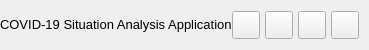
           <widget class="QFrame" name="contentTopBg">
            <property name="minimumSize">
             <size>
              <width>0</width>
              <height>50</height>
             </size>
            </property>
            <property name="maximumSize">
             <size>
              <width>16777215</width>
              <height>50</height>
             </size>
            </property>
            <property name="frameShape">
             <enum>QFrame::NoFrame</enum>
            </property>
            <property name="frameShadow">
             <enum>QFrame::Raised</enum>
            </property>
            <layout class="QHBoxLayout" name="horizontalLayout">
             <property name="spacing">
              <number>0</number>
             </property>
             <property name="leftMargin">
              <number>0</number>
             </property>
             <property name="topMargin">
              <number>0</number>
             </property>
             <property name="rightMargin">
              <number>10</number>
             </property>
             <property name="bottomMargin">
              <number>0</number>
             </property>
             <item>
              <widget class="QFrame" name="leftBox">
               <property name="sizePolicy">
                <sizepolicy hsizetype="Expanding" vsizetype="Preferred">
                 <horstretch>0</horstretch>
                 <verstretch>0</verstretch>
                </sizepolicy>
               </property>
               <property name="frameShape">
                <enum>QFrame::NoFrame</enum>
               </property>
               <property name="frameShadow">
                <enum>QFrame::Raised</enum>
               </property>
               <layout class="QHBoxLayout" name="horizontalLayout_3">
                <property name="spacing">
                 <number>0</number>
                </property>
                <property name="leftMargin">
                 <number>0</number>
                </property>
                <property name="topMargin">
                 <number>0</number>
                </property>
                <property name="rightMargin">
                 <number>0</number>
                </property>
                <property name="bottomMargin">
                 <number>0</number>
                </property>
                <item>
                 <widget class="QLabel" name="titleRightInfo">
                  <property name="sizePolicy">
                   <sizepolicy hsizetype="Preferred" vsizetype="Expanding">
                    <horstretch>0</horstretch>
                    <verstretch>0</verstretch>
                   </sizepolicy>
                  </property>
                  <property name="maximumSize">
                   <size>
                    <width>16777215</width>
                    <height>45</height>
                   </size>
                  </property>
                  <property name="font">
                   <font>
                    <family>Segoe UI</family>
                    <pointsize>10</pointsize>
                    <weight>50</weight>
                    <italic>false</italic>
                    <bold>false</bold>
                   </font>
                  </property>
                  <property name="text">
                   <string>COVID-19 Situation Analysis Application</string>
                  </property>
                  <property name="alignment">
                   <set>Qt::AlignLeading|Qt::AlignLeft|Qt::AlignVCenter</set>
                  </property>
                 </widget>
                </item>
               </layout>
              </widget>
             </item>
             <item alignment="Qt::AlignRight">
              <widget class="QFrame" name="rightButtons">
               <property name="minimumSize">
                <size>
                 <width>0</width>
                 <height>28</height>
                </size>
               </property>
               <property name="frameShape">
                <enum>QFrame::NoFrame</enum>
               </property>
               <property name="frameShadow">
                <enum>QFrame::Raised</enum>
               </property>
               <layout class="QHBoxLayout" name="horizontalLayout_2">
                <property name="spacing">
                 <number>5</number>
                </property>
                <property name="leftMargin">
                 <number>0</number>
                </property>
                <property name="topMargin">
                 <number>0</number>
                </property>
                <property name="rightMargin">
                 <number>0</number>
                </property>
                <property name="bottomMargin">
                 <number>0</number>
                </property>
                <item>
                 <widget class="QPushButton" name="settingsTopBtn">
                  <property name="minimumSize">
                   <size>
                    <width>28</width>
                    <height>28</height>
                   </size>
                  </property>
                  <property name="maximumSize">
                   <size>
                    <width>28</width>
                    <height>28</height>
                   </size>
                  </property>
                  <property name="cursor">
                   <cursorShape>PointingHandCursor</cursorShape>
                  </property>
                  <property name="toolTip">
                   <string>Settings</string>
                  </property>
                  <property name="text">
                   <string/>
                  </property>
                  <property name="icon">
                   <iconset resource="resources.qrc">
                    <normaloff>:/icons/images/icons/icon_settings.png</normaloff>:/icons/images/icons/icon_settings.png</iconset>
                  </property>
                  <property name="iconSize">
                   <size>
                    <width>20</width>
                    <height>20</height>
                   </size>
                  </property>
                 </widget>
                </item>
                <item>
                 <widget class="QPushButton" name="minimizeAppBtn">
                  <property name="minimumSize">
                   <size>
                    <width>28</width>
                    <height>28</height>
                   </size>
                  </property>
                  <property name="maximumSize">
                   <size>
                    <width>28</width>
                    <height>28</height>
                   </size>
                  </property>
                  <property name="cursor">
                   <cursorShape>PointingHandCursor</cursorShape>
                  </property>
                  <property name="toolTip">
                   <string>Minimize</string>
                  </property>
                  <property name="text">
                   <string/>
                  </property>
                  <property name="icon">
                   <iconset resource="resources.qrc">
                    <normaloff>:/icons/images/icons/icon_minimize.png</normaloff>:/icons/images/icons/icon_minimize.png</iconset>
                  </property>
                  <property name="iconSize">
                   <size>
                    <width>20</width>
                    <height>20</height>
                   </size>
                  </property>
                 </widget>
                </item>
                <item>
                 <widget class="QPushButton" name="maximizeRestoreAppBtn">
                  <property name="minimumSize">
                   <size>
                    <width>28</width>
                    <height>28</height>
                   </size>
                  </property>
                  <property name="maximumSize">
                   <size>
                    <width>28</width>
                    <height>28</height>
                   </size>
                  </property>
                  <property name="font">
                   <font>
                    <family>Segoe UI</family>
                    <pointsize>10</pointsize>
                    <weight>50</weight>
                    <italic>false</italic>
                    <bold>false</bold>
                    <stylestrategy>PreferDefault</stylestrategy>
                   </font>
                  </property>
                  <property name="cursor">
                   <cursorShape>PointingHandCursor</cursorShape>
                  </property>
                  <property name="toolTip">
                   <string>Maximize</string>
                  </property>
                  <property name="text">
                   <string/>
                  </property>
                  <property name="icon">
                   <iconset resource="resources.qrc">
                    <normaloff>:/icons/images/icons/icon_maximize.png</normaloff>:/icons/images/icons/icon_maximize.png</iconset>
                  </property>
                  <property name="iconSize">
                   <size>
                    <width>20</width>
                    <height>20</height>
                   </size>
                  </property>
                 </widget>
                </item>
                <item>
                 <widget class="QPushButton" name="closeAppBtn">
                  <property name="minimumSize">
                   <size>
                    <width>28</width>
                    <height>28</height>
                   </size>
                  </property>
                  <property name="maximumSize">
                   <size>
                    <width>28</width>
                    <height>28</height>
                   </size>
                  </property>
                  <property name="cursor">
                   <cursorShape>PointingHandCursor</cursorShape>
                  </property>
                  <property name="toolTip">
                   <string>Close</string>
                  </property>
                  <property name="text">
                   <string/>
                  </property>
                  <property name="icon">
                   <iconset resource="resources.qrc">
                    <normaloff>:/icons/images/icons/icon_close.png</normaloff>:/icons/images/icons/icon_close.png</iconset>
                  </property>
                  <property name="iconSize">
                   <size>
                    <width>20</width>
                    <height>20</height>
                   </size>
                  </property>
                 </widget>
                </item>
               </layout>
              </widget>
             </item>
            </layout>
           </widget>
